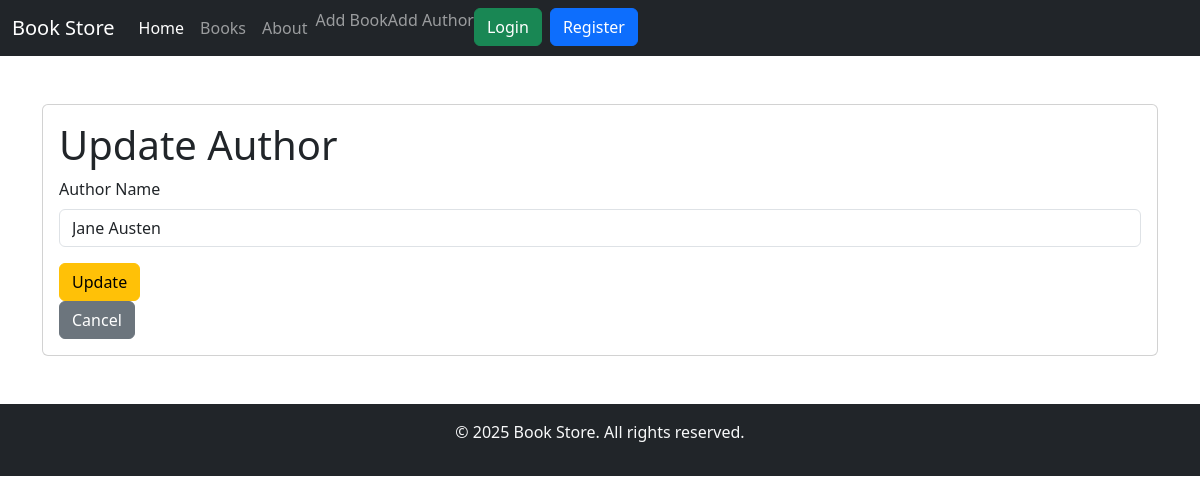
Before: /author/update/3 with the older database file.
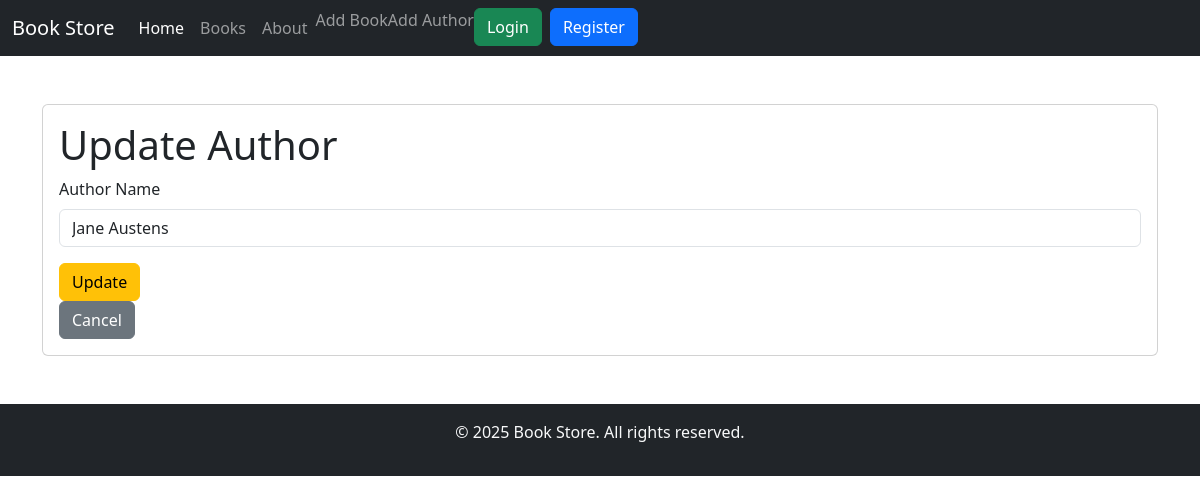
After: the same page with the newer database file.
### app/models.py (models this page shows)
class Author(db.Model):
    id = db.Column(db.Integer, primary_key=True)
    name = db.Column(db.String(100), nullable=False, unique=True)

### app/main/routes.py (the view)
@main_blueprint.route('/author/update/<int:author_id>', methods=['GET', 'POST'])
def update_author(author_id):
    author = Author.query.get_or_404(author_id)
    form = AddAuthorForm(obj=author)
    if form.validate_on_submit():
        author.name = form.name.data
        db.session.commit()
        return redirect(url_for('main.books'))
    return render_template('update_author.html', form=form, author=author)

### app/main/forms.py
class AddAuthorForm(FlaskForm):
    name = StringField('Author Name', validators=[DataRequired()])
    submit = SubmitField('Add Author')

### app/templates/update_author.html (shortened to what this page needs)
{% extends 'base.html' %}
{% block content %}
<div class="container mt-5">
    <div class="card">
        <div class="card-body">
            <h1 class="card-title">Update Author</h1>
            <form method="POST">
                <div class="mb-3">
                    <label class="form-label">Author Name</label>
                    {{ form.name(class="form-control") }}
                </div>
                <form action="{{ url_for('main.update_author', author_id=author.id) }}" method="POST"
                    style="display:inline;">
                    <button type="submit" class="btn btn-warning">Update</button>
                </form>
                <a href="{{ url_for('main.books') }}" class="btn btn-secondary">Cancel</a>
            </form>
        </div>
    </div>
</div>
{% endblock %}

Changed rows visible on the page:
changed Author: name "Jane Austen" → "Jane Austens"
